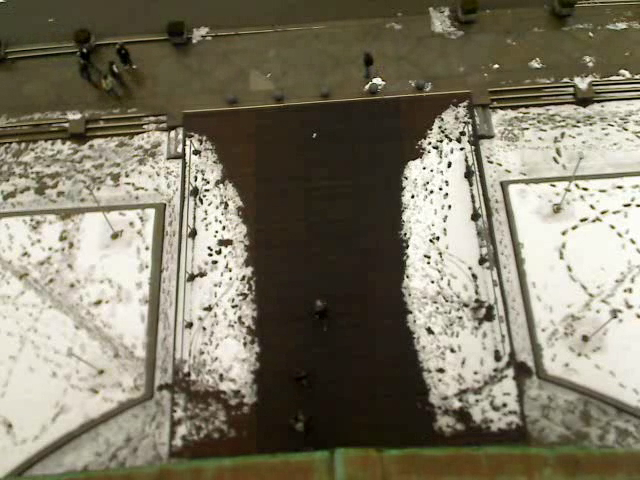
#> input picture frame 48 of video10.mp4, 640 x 480 px, given in place of video1.mp4, which was not available
$ python Soft2018Krstin.py
#> lines starting #> are read from the running program, lines starting #| are printed output that depends on the picture; after the words box and inside, x2 and y2 are one past the last pixel; in counts of white or black regions, pixels touching at a corner belong together; pictures that were not available may be replaced by others from this repository, and a replacement may not be noted
# Milan Krstin
# e13642

class Blob:
    def __init__(self,bID,x,y,age,death):
        self.x = x
        self.y = y
        self.bID = bID
        self.age = age
        self.death = death

    def getX(self):
        return self.x

    def getY(self):
        return self.y

    def setX(self, xb):
        self.x = xb

    def setY(self, yb):
        self.y = yb

    def getAge(self):
        return self.age

    def setAge(self):
        self.age += 1

    def getDeath(self):
        return self.death

    def setDeath(self):
        self.death +=1

def correctSize(area):
    if (area > 25 and area < 330):
        return True
    else: return False

def sameDude(x,xx, y, yy):
    if abs(x-xx) <= 25 and abs(y-yy) <= 35:
        return True
    else: return False

def naPlatou(y):
    h=cap.get(4)
    if y >= h*0.25 and y <= h*0.9:
        return True
    else: return False

import cv2
import numpy as np
import os

if os.path.exists("out.txt"):
    os.remove("out.txt")

f= open("out.txt","w+")
f.write("e13642,Milan Krstin\n")
f.write("file,count\n")
f.close()
resenja = [4, 25, 16, 23, 17, 27, 28, 22, 10, 22]

#pistanje svakog videa
for b in range(10):
    video = f"video{b+1}.mp4"
    cap = cv2.VideoCapture(video)
    fgbg = cv2.createBackgroundSubtractorMOG2(detectShadows=True)
    ljudi = []
    bID = 1
    age = 0
    death = 0
    brojeni = []
    brojac = 0

    while(cap.isOpened()):
        ret, frame = cap.read()
#> frame is the input picture: shape (480, 640, 3); mean B, G, R 102.2, 120.6, 126.1
        try:
            #mask
            fgmaska = fgbg.apply(frame)
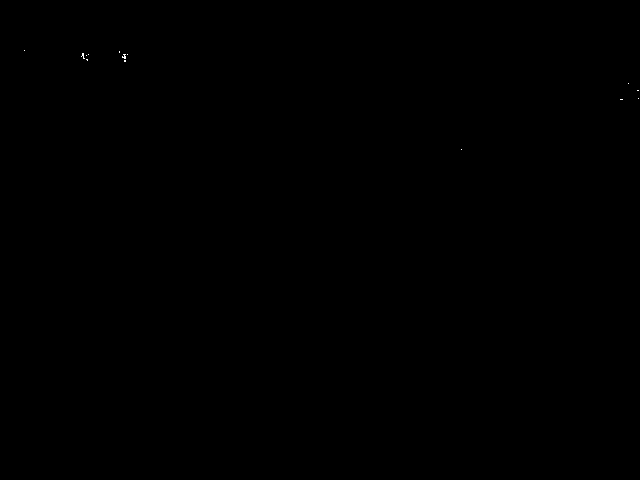
#> fgmaska: shape (480, 640); values 127 (black) and 255 (white), 0.01% white in thin lines or dots, all inside (x1, y1, x2, y2) = (24, 50, 639, 150)
            ret,tresh = cv2.threshold(fgmaska,200,255,cv2.THRESH_BINARY)

            #kernel
            kernelopen = np.ones((3,3), np.uint8)
            kernelclose = np.ones((11,11), np.uint8)
            clear = cv2.morphologyEx(tresh, cv2.MORPH_OPEN, kernelopen)
#> clear: shape (480, 640); every value is 0
            clear = cv2.morphologyEx(clear, cv2.MORPH_CLOSE, kernelclose)
            # clear = cv2.dialate(tresh, kernelopen, iterations=1)

            #poligon
            pts = np.array([[183,115], [473,93], [520,445], [174,455]], np.int32)
            cv2.polylines(frame, [pts], True, (150, 150, 0), 4)

        except:
            break

        #pronalazenje kontura
        konture, stagod = cv2.findContours(clear, cv2.RETR_EXTERNAL, cv2.CHAIN_APPROX_SIMPLE)
#> konture = []; stagod = None
        for kontura in konture:
            area = cv2.contourArea(kontura)
            centerKont, sizeKont, angleKont = cv2.minAreaRect(kontura) # pronadji pravougaonik minimalne povrsine koji ce obuhvatiti celu konturu
            widthKont, heightKont = sizeKont
            if (correctSize(area)):
                M = cv2.moments(kontura)
                kx = int(M['m10']/M['m00'])
                ky = int(M['m01']/M['m00'])
                x,y,w,h = cv2.boundingRect(kontura)

                #proveravanje da li je novi ili postojeci blob
                flag = True
                for covek in ljudi:
                    if sameDude(x, covek.getX(), y, covek.getY()):
                        flag = False
                        covek.setAge()
                        covek.setX(kx)
                        covek.setY(ky)
                        break
                    else:
                        covek.setDeath()
                if flag == True:
                    blob = Blob(bID,kx,ky,age,death)
                    ljudi.append(blob)
                    bID += 1

                cv2.rectangle(frame,(x,y),(x+w,y+h),(0,255,0),2)
#> this loop made 0 passes
#> after the loop, bID = 1; ljudi = []

        #dodavanje u brojene
        for covek in ljudi:
            if covek.getAge() > 15 and covek not in brojeni and naPlatou(covek.getY()):
                brojeni.append(covek)
#> after the loop, brojeni = []

        #pustanje videa
        brojac = len(brojeni)
#> brojac = 0
        text = str(brojac)
#> text = '0'
        cv2.putText(frame,video,(30, 300),cv2.FONT_HERSHEY_COMPLEX,0.8,(0,0,255),2,cv2.LINE_AA)
        cv2.putText(frame,'Q stop',(30, 340),cv2.FONT_HERSHEY_COMPLEX,0.8,(0,0,255),2,cv2.LINE_AA)
        cv2.putText(frame,text,(30, 410),cv2.FONT_HERSHEY_COMPLEX,2,(0,0,255),2,cv2.LINE_AA)
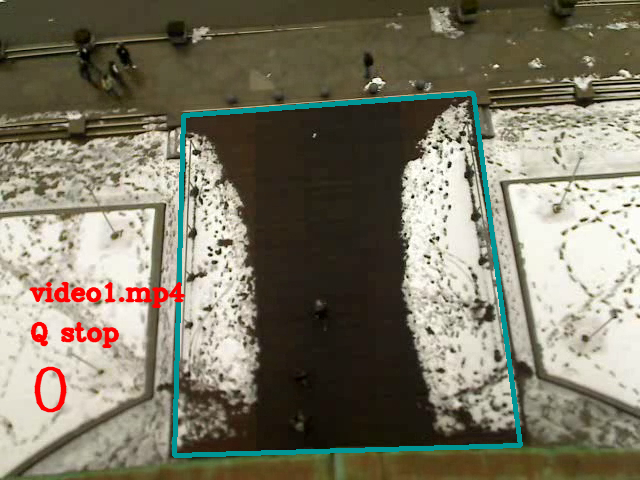
#> frame: shape (480, 640, 3); mean B, G, R 102.3, 120.1, 124.7
        cv2.imshow(video, frame)

        #zaustavljanje videa
        if cv2.waitKey(1) & 0xFF == ord ('q') : break #izlaz iz petlje q
#> (key Esc is pressed here)

    cap.release()
    cv2.destroyAllWindows()

    #odredjivanje tacnosti
    if brojac >= resenja[b]:
        tacnost = (float(resenja[b])/brojac)*100
    else:
        tacnost = (float(brojac)/resenja[b])*100

    #dodavanje u out.txt
    print (b+1,int(tacnost),'%')
    f=open("out.txt", "a")
    f.write("%s," % video)
    f.write("%d\n" % brojac)
    f.close()

$ run again, starting later in the video
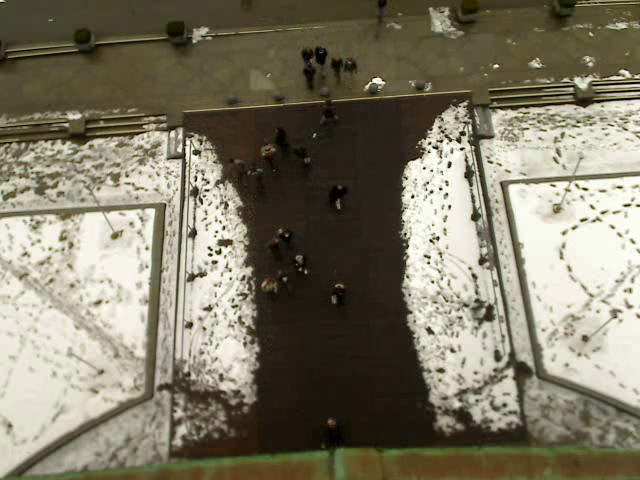
#> input picture frame 219 of video10.mp4, 640 x 480 px, given in place of video1.mp4, which was not available
#> frame is the input picture: shape (480, 640, 3); mean B, G, R 102.7, 121.7, 126.9
#> fgmaska: shape (480, 640); values 127 (black) and 255 (white), 0.02% white in thin lines or dots, all inside (x1, y1, x2, y2) = (172, 53, 640, 433)
#> clear: shape (480, 640); every value is 0
#> konture = []; stagod = None
#> after the loop `for kontura in konture:`: bID = 1; ljudi = []
#> brojac = 0
#> text = '0'
#> `cv2.putText(frame,text,(30, 410),cv2.FONT_HERSHEY_COMPLEX,2,(0,0,255),..`:
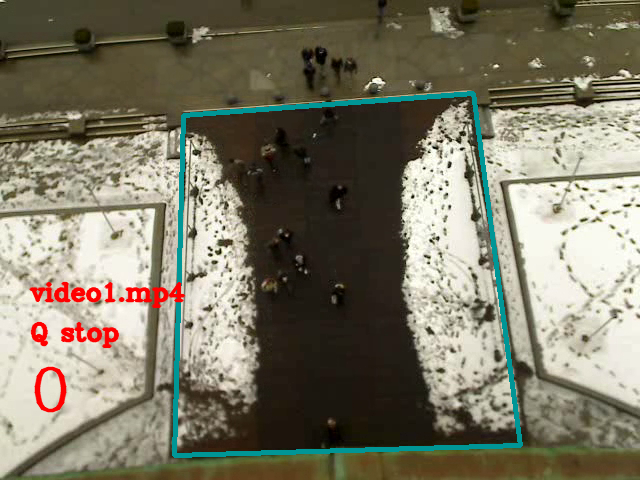
#> frame: shape (480, 640, 3); mean B, G, R 102.8, 121.1, 125.4

$ run again, starting later in the video
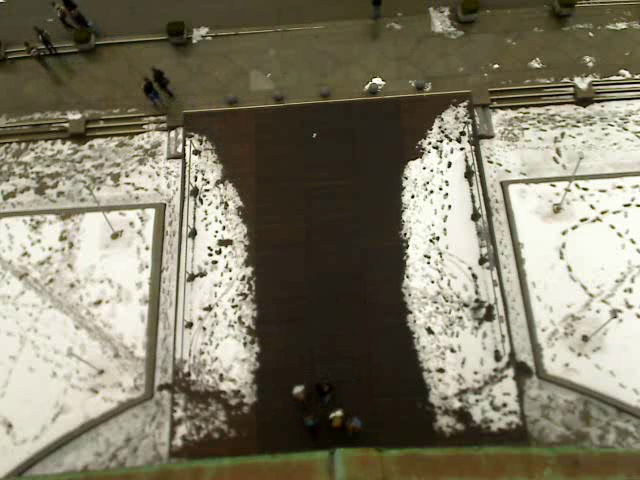
#> input picture frame 390 of video10.mp4, 640 x 480 px, given in place of video1.mp4, which was not available
#> frame is the input picture: shape (480, 640, 3); mean B, G, R 103.5, 122.6, 127.7
#> fgmaska: shape (480, 640); values 127 (black) and 255 (white), 0.02% white in thin lines or dots, all inside (x1, y1, x2, y2) = (0, 0, 640, 396)
#> clear: shape (480, 640); every value is 0
#> konture = []; stagod = None
#> after the loop `for kontura in konture:`: bID = 1; ljudi = []
#> brojac = 0
#> text = '0'
#> `cv2.putText(frame,text,(30, 410),cv2.FONT_HERSHEY_COMPLEX,2,(0,0,255),..`:
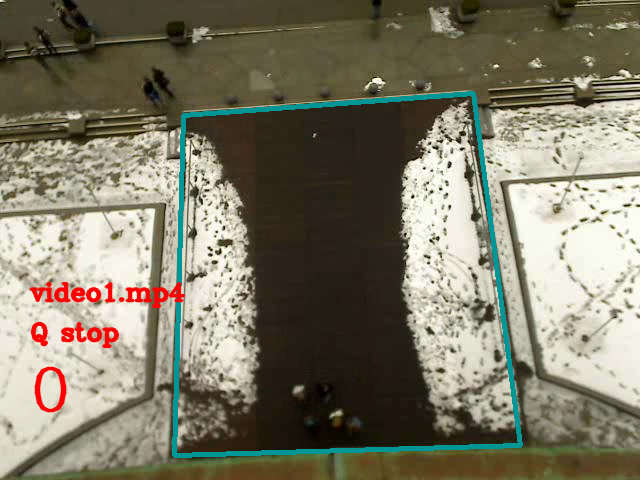
#> frame: shape (480, 640, 3); mean B, G, R 103.5, 122, 126.2
